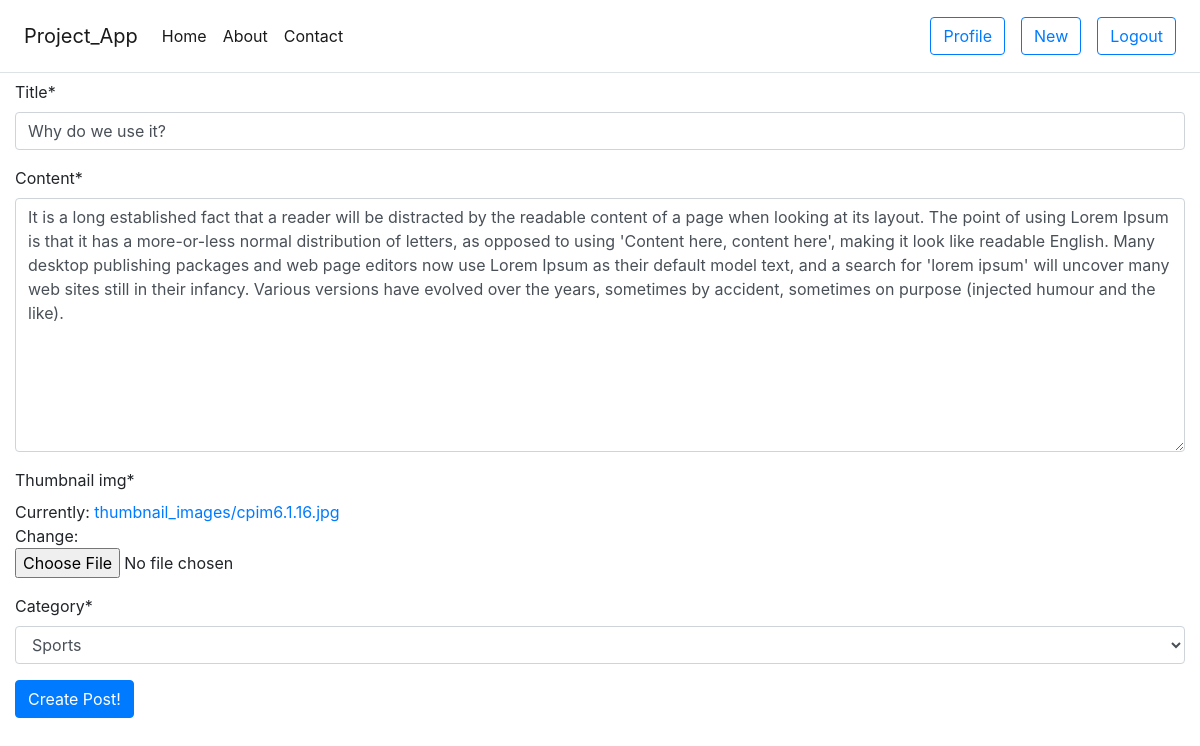
/post/3/update (signed in), run on the app's committed database.
### blog/models.py (models this page shows, shortened)
class Post(models.Model):
    title = models.CharField(max_length=64)
    content = models.TextField()
    date_posted = models.DateField(default=timezone.now)
    author = models.ForeignKey(User, on_delete=models.CASCADE)
    thumbnail_img = models.ImageField(upload_to='thumbnail_images/', default='default.jpeg')
    category = models.ForeignKey(Category,on_delete=models.CASCADE)

### blog/views.py (the view, shortened to what this page needs)
# urls.py: path('post/<int:pk>/update', views.PostUpdateView.as_view(), name='post-update'),
class PostUpdateView(LoginRequiredMixin, UserPassesTestMixin, UpdateView):
    model = Post
    fields = ['title', 'content', 'thumbnail_img', 'category']
    def test_func(self):
        post = self.get_object()
        if self.request.user == post.author:
            return True
        else:
            return False

### blog/models.py (called while the page is built)
    def __str__(self):
        return self.name

### blog/templates/blog/post_form.html (shortened to what this page needs)
{% extends 'blog/base.html' %}
{% load crispy_forms_tags %}
{% block content  %}
<div>
    <form method="POST" enctype="multipart/form-data">
        {{ form|crispy }}
        <button class="btn btn-primary" type="submit">Create Post!</button>
    </form>
</div>
{% endblock content %}

### data on the page
Post: title "Why do we use it?", content "It is a long established fact that a reader will be distracted by the readable content of a page when looking at its layout. The point of using Lorem Ipsum is that it has a more-or-less normal distribution of letters, as opposed to using 'Content here, content here', making it look like readable English. Many desktop publishing packages and web page editors now use Lorem Ipsum as their default model text, and a search for 'lorem ipsum' will uncover many web sites still in their infancy. Various versions have evolved over the years, sometimes by accident, sometimes on purpose (injected humour and the like).", category "Sports"
